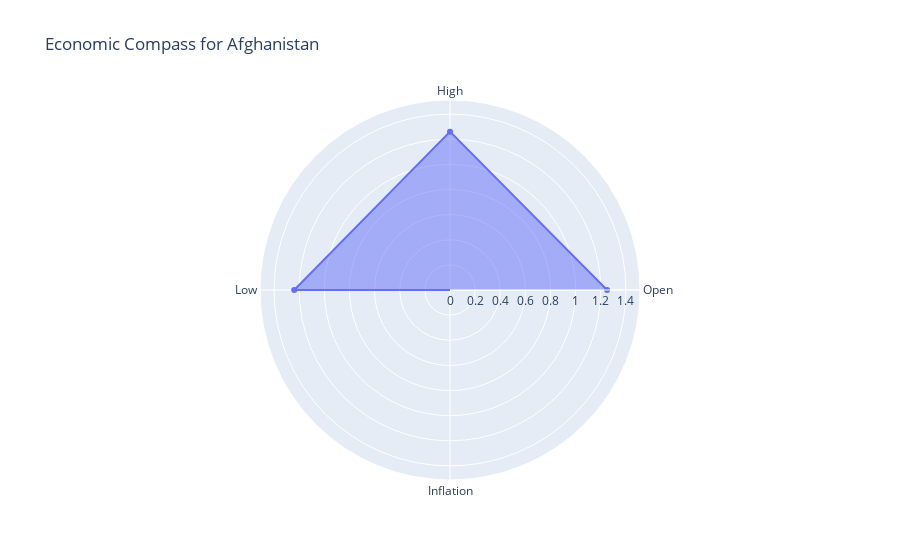

The notebook cell saved with this chart:
### Code cell
import pandas as pd
import plotly.graph_objects as go

# Load data
data = pd.read_csv('../dataset/WLD_RTFP_country_2024-11-04.csv')


# Select a specific country (e.g., Afghanistan) and filter for available data
country = 'Afghanistan'
country_data = data[data['country'] == country].dropna(subset=['Open', 'High', 'Low', 'Inflation'])

# Check if data is available for the selected indicators in the chosen country
if country_data.empty:
    print("No data available for the specified indicators in this country.")
else:
    # Extract last available values for each indicator
    open_value = country_data['Open'].values[-1]
    high_value = country_data['High'].values[-1]
    low_value = country_data['Low'].values[-1]
    inflation = country_data['Inflation'].values[-1]

    # Define directions and values
    categories = ['Open', 'High', 'Low', 'Inflation']
    values = [open_value, high_value, low_value, inflation]

    # Create polar plot (economic compass)
    fig = go.Figure()

    fig.add_trace(go.Scatterpolar(
        r=values,
        theta=categories,
        fill='toself',
        name='Economic Indicators'
    ))

    # Customize layout
    fig.update_layout(
        polar=dict(
            radialaxis=dict(visible=True, range=[0, max(values) * 1.2])
        ),
        title=f"Economic Compass for {country}",
        showlegend=False
    )

    fig.show()

### Figure 1 — Plotly figure (JSON) as saved in the notebook; plotly's stock layout.template omitted (floating-point values rounded to 4 significant figures)
{"data": [{"fill": "toself", "name": "Economic Indicators", "r": [1.25, 1.26, 1.24, -11.39], "theta": ["Open", "High", "Low", "Inflation"], "type": "scatterpolar"}], "layout": {"polar": {"radialaxis": {"range": [0, 1.512], "visible": true}}, "showlegend": false, "title": {"text": "Economic Compass for Afghanistan"}}}
